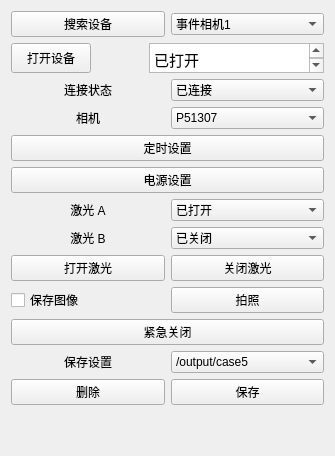
        <widget class="QWidget" name="tab_5">
         <attribute name="title">
          <string>拍摄画面</string>
         </attribute>
         <layout class="QFormLayout" name="formLayout_3">
          <item row="0" column="0">
           <layout class="QVBoxLayout" name="verticalLayout_2">
            <item>
             <layout class="QVBoxLayout" name="verticalLayout">
              <item>
               <layout class="QHBoxLayout" name="horizontalLayout_2">
                <item>
                 <widget class="QPushButton" name="pushButton_3">
                  <property name="text">
                   <string>搜索设备</string>
                  </property>
                 </widget>
                </item>
                <item>
                 <widget class="QComboBox" name="comboBox_4">
                  <item>
                   <property name="text">
                    <string>事件相机1</string>
                   </property>
                  </item>
                  <item>
                   <property name="text">
                    <string>事件相机2</string>
                   </property>
                  </item>
                 </widget>
                </item>
               </layout>
              </item>
              <item>
               <layout class="QHBoxLayout" name="horizontalLayout_3">
                <item>
                 <widget class="QPushButton" name="pushButton_4">
                  <property name="maximumSize">
                   <size>
                    <width>204</width>
                    <height>30</height>
                   </size>
                  </property>
                  <property name="text">
                   <string>打开设备</string>
                  </property>
                 </widget>
                </item>
                <item>
                 <spacer name="horizontalSpacer">
                  <property name="orientation">
                   <enum>Qt::Horizontal</enum>
                  </property>
                  <property name="sizeHint" stdset="0">
                   <size>
                    <width>52</width>
                    <height>20</height>
                   </size>
                  </property>
                 </spacer>
                </item>
                <item>
                 <widget class="QTextBrowser" name="textBrowser_2">
                  <property name="maximumSize">
                   <size>
                    <width>175</width>
                    <height>30</height>
                   </size>
                  </property>
                  <property name="html">
                   <string>&lt;!DOCTYPE HTML PUBLIC &quot;-//W3C//DTD HTML 4.0//EN&quot; &quot;http://www.w3.org/TR/REC-html40/strict.dtd&quot;&gt;
&lt;html&gt;&lt;head&gt;&lt;meta name=&quot;qrichtext&quot; content=&quot;1&quot; /&gt;&lt;style type=&quot;text/css&quot;&gt;
p, li { white-space: pre-wrap; }
&lt;/style&gt;&lt;/head&gt;&lt;body style=&quot; font-family:'Ubuntu'; font-size:11pt; font-weight:400; font-style:normal;&quot;&gt;
&lt;p style=&quot; margin-top:0px; margin-bottom:0px; margin-left:0px; margin-right:0px; -qt-block-indent:0; text-indent:0px;&quot;&gt;已打开&lt;/p&gt;&lt;/body&gt;&lt;/html&gt;</string>
                  </property>
                 </widget>
                </item>
               </layout>
              </item>
              <item>
               <layout class="QHBoxLayout" name="horizontalLayout_4">
                <item>
                 <widget class="QLabel" name="label_3">
                  <property name="text">
                   <string>连接状态</string>
                  </property>
                  <property name="alignment">
                   <set>Qt::AlignCenter</set>
                  </property>
                 </widget>
                </item>
                <item>
                 <widget class="QComboBox" name="comboBox_5">
                  <item>
                   <property name="text">
                    <string>已连接</string>
                   </property>
                  </item>
                 </widget>
                </item>
               </layout>
              </item>
              <item>
               <layout class="QHBoxLayout" name="horizontalLayout_5">
                <item>
                 <widget class="QLabel" name="label_4">
                  <property name="text">
                   <string>相机</string>
                  </property>
                  <property name="alignment">
                   <set>Qt::AlignCenter</set>
                  </property>
                 </widget>
                </item>
                <item>
                 <widget class="QComboBox" name="comboBox_6">
                  <item>
                   <property name="text">
                    <string>P51307</string>
                   </property>
                  </item>
                 </widget>
                </item>
               </layout>
              </item>
              <item>
               <widget class="QPushButton" name="pushButton">
                <property name="text">
                 <string>定时设置</string>
                </property>
               </widget>
              </item>
              <item>
               <widget class="QPushButton" name="pushButton_2">
                <property name="text">
                 <string>电源设置</string>
                </property>
               </widget>
              </item>
              <item>
               <layout class="QHBoxLayout" name="horizontalLayout_6">
                <item>
                 <widget class="QLabel" name="label">
                  <property name="text">
                   <string>激光 A</string>
                  </property>
                  <property name="alignment">
                   <set>Qt::AlignCenter</set>
                  </property>
                 </widget>
                </item>
                <item>
                 <widget class="QComboBox" name="comboBox_2">
                  <item>
                   <property name="text">
                    <string>已打开</string>
                   </property>
                  </item>
                 </widget>
                </item>
               </layout>
              </item>
              <item>
               <layout class="QHBoxLayout" name="horizontalLayout_7">
                <item>
                 <widget class="QLabel" name="label_2">
                  <property name="text">
                   <string>激光 B</string>
                  </property>
                  <property name="alignment">
                   <set>Qt::AlignCenter</set>
                  </property>
                 </widget>
                </item>
                <item>
                 <widget class="QComboBox" name="comboBox">
                  <item>
                   <property name="text">
                    <string>已关闭</string>
                   </property>
                  </item>
                 </widget>
                </item>
               </layout>
              </item>
              <item>
               <layout class="QHBoxLayout" name="horizontalLayout_8">
                <item>
                 <widget class="QPushButton" name="pushButton_7">
                  <property name="text">
                   <string>打开激光</string>
                  </property>
                 </widget>
                </item>
                <item>
                 <widget class="QPushButton" name="pushButton_8">
                  <property name="text">
                   <string>关闭激光</string>
                  </property>
                 </widget>
                </item>
               </layout>
              </item>
              <item>
               <layout class="QHBoxLayout" name="horizontalLayout_9">
                <item>
                 <widget class="QCheckBox" name="checkBox">
                  <property name="text">
                   <string>保存图像</string>
                  </property>
                 </widget>
                </item>
                <item>
                 <widget class="QPushButton" name="pushButton_9">
                  <property name="text">
                   <string>拍照</string>
                  </property>
                 </widget>
                </item>
               </layout>
              </item>
              <item>
               <widget class="QPushButton" name="pushButton_10">
                <property name="text">
                 <string>紧急关闭</string>
                </property>
               </widget>
              </item>
              <item>
               <layout class="QHBoxLayout" name="horizontalLayout_10">
                <item>
                 <widget class="QLabel" name="label_7">
                  <property name="text">
                   <string>保存设置</string>
                  </property>
                  <property name="alignment">
                   <set>Qt::AlignCenter</set>
                  </property>
                 </widget>
                </item>
                <item>
                 <widget class="QComboBox" name="comboBox_11">
                  <item>
                   <property name="text">
                    <string>/output/case5</string>
                   </property>
                  </item>
                 </widget>
                </item>
               </layout>
              </item>
              <item>
               <layout class="QHBoxLayout" name="horizontalLayout_11">
                <item>
                 <widget class="QPushButton" name="pushButton_11">
                  <property name="text">
                   <string>删除</string>
                  </property>
                 </widget>
                </item>
                <item>
                 <widget class="QPushButton" name="pushButton_12">
                  <property name="text">
                   <string>保存</string>
                  </property>
                 </widget>
                </item>
               </layout>
              </item>
             </layout>
            </item>
            <item>
             <spacer name="verticalSpacer">
              <property name="orientation">
               <enum>Qt::Vertical</enum>
              </property>
              <property name="sizeHint" stdset="0">
               <size>
                <width>20</width>
                <height>40</height>
               </size>
              </property>
             </spacer>
            </item>
           </layout>
          </item>
         </layout>
        </widget>
